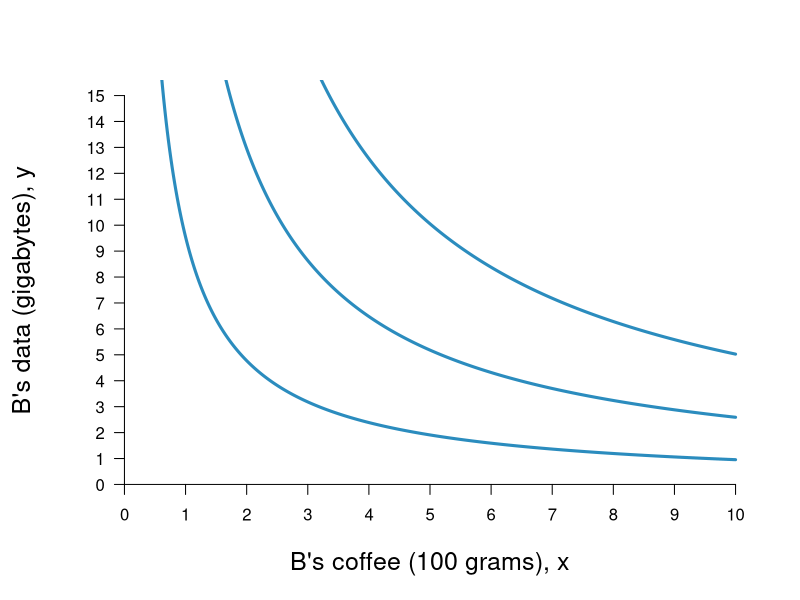

Source code (R): (Note: this script raises an error after producing the figure.)
require(ggplot2)
require(shape)
pdf(file = "property/property_fig1b.pdf", width = 9, height = 7)

#Set parameters for graphics
axislabelsize <- 1.5
graphlinewidth <- 3

COL <- c("#7fc97f", "#beaed4", "#fdc086", "#ffff99", "#386cb0", "#f0027f", "#bf5b17", "#666666")
COLA <- c("#99d8c9","#66c2a4","#41ae76", "#238b45", "#005824")
COLB <- c("#4eb3d3", "#2b8cbe", "#0868ac","#084081")

indiffcurveB1 <- function(x, U = 5.09, A = 1, a = 0.5) {
  ((((U-2)/A)*(1/x)^a)^(1/(1-a)))
}

indiffcurveB2 <- function(x, U = 5.09, A = 1, a = 0.5) {
  (((U/A)*(1/x)^a)^(1/(1-a)))
}

indiffcurveB3 <- function(x, U = 5.09, A = 1, a = 0.5) {
  ((((U+2)/A)*(1/x)^a)^(1/(1-a)))
}

#Aisha happens to have found 8 coffee and 2 data, 
#and Betty happens to have found 2 coffee and 13 data. 
#Aisha's utility (8^0.5)*(2^0.5) = 4
#Betty's utility (2^0.5)*(13^0.5) = 5.09

#COL <- c("#1B9E77", "#D95F02", "#7570B3", "#E7298A", "#66A61E", "#E6AB02", "#A6761D", "#666666")
#COL <- c("#7fc97f", "#beaed4", "#fdc086", "#ffff99")
COL <- c("#fc9272", "#fb6a4a", "#ef3b2c","#cb181d", "#99000d")
par(mar =  c(5, 5, 4, 2))
xlims <- c(0, 10)
ylims <- c(0, 15)



plot(0, 0, xlim = xlims, ylim = ylims, type = "n",
     xlab = expression(paste("B's coffee (100 grams), ", x)),
     ylab = expression(paste("B's data (gigabytes), ", y)),
     xaxt = "n", yaxt = "n", cex.lab = axislabelsize, bty = "n")

npts <- 500 
npts2 <- 501
#Specify the sequences of points for graphing. 
xx1 <- seq(xlims[1], xlims[2], length.out = npts)
#xx2 <- seq(xlims[1], xlims[2], length.out = npts)
#xx3 <- seq(xlims[1], xlims[2], length.out = npts2)
#xx4 <- seq(xlims[1], 10, length.out = npts2)

#Draw the lines for the graphs
lines(xx1, indiffcurveB1(xx1), col = COLB[2], lwd = graphlinewidth)
lines(xx1, indiffcurveB2(xx1), col = COLB[2], lwd = graphlinewidth)
lines(xx1, indiffcurveB3(xx1), col = COLB[2], lwd = graphlinewidth)
#lines(xx2, solowCondition(xx2, delta = 5), col = COL[3], lwd = 4)
#lines(xx2, solowInfeas(xx2, delta = 5), col = COL[1], lwd = 4, lty = 2)

#Customize ticks and labels for the plot
ticksy <- seq(from = 0, to = 15, by = 1)
ylabels <- seq(from = 0, to = 15, by = 1)
ticksx <- seq(from = 0, to = 10, by = 1)
xlabels <- seq(from = 0, to = 10, by = 1)
axis(1, at = ticksx, pos = 0, labels = xlabels)
axis(2, at = ticksy, pos = 0, labels = ylabels, las = 1)

#Annotation of the three graphs and the NE
text(9, 1.3, expression(u[1])^B)
text(9, 3.2, expression(u[2])^B)
text(9, 6, expression(u[3])^B)
#text(16, 0.52, expression(paste("Nash Equilibrium")))

#Line to label B's endowment
segments(0, 13, 2, 13, lty = 2, col = "darkgray", lwd = 2)
segments(2, 0, 2, 13, lty = 2, col = "darkgray", lwd = 2)

#Add a point for Aisha's endowment
points(2, 13, pch = 16, col = "black", cex = 1.5)

#Annotating B's endowment
text(2.7, 13, expression(b == (list(x[e]^B, y[e]^B))))


#Arrow to Slope of BRF
#Arrows(14.2, 0.12, 12.2, 0.12, col = "black", lty = 1, lwd = 2, arr.type = "triangle")
#text(16.8, 0.12, expression(paste("Slope = ", q[p])))

#Arrow to Slope of isoprofit
#Arrows(13, 0.80, 15, 0.80, col = "black", lty = 1, lwd = 2, arr.type = "triangle")
#text(10.2, 0.80, expression(paste("Slope = ", frac(q, p))))

dev.off()
